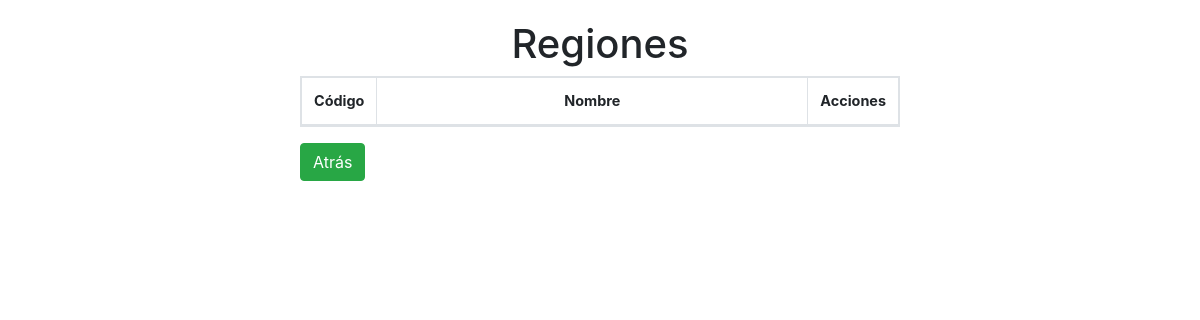
Page /region/list_region on the earlier database version.
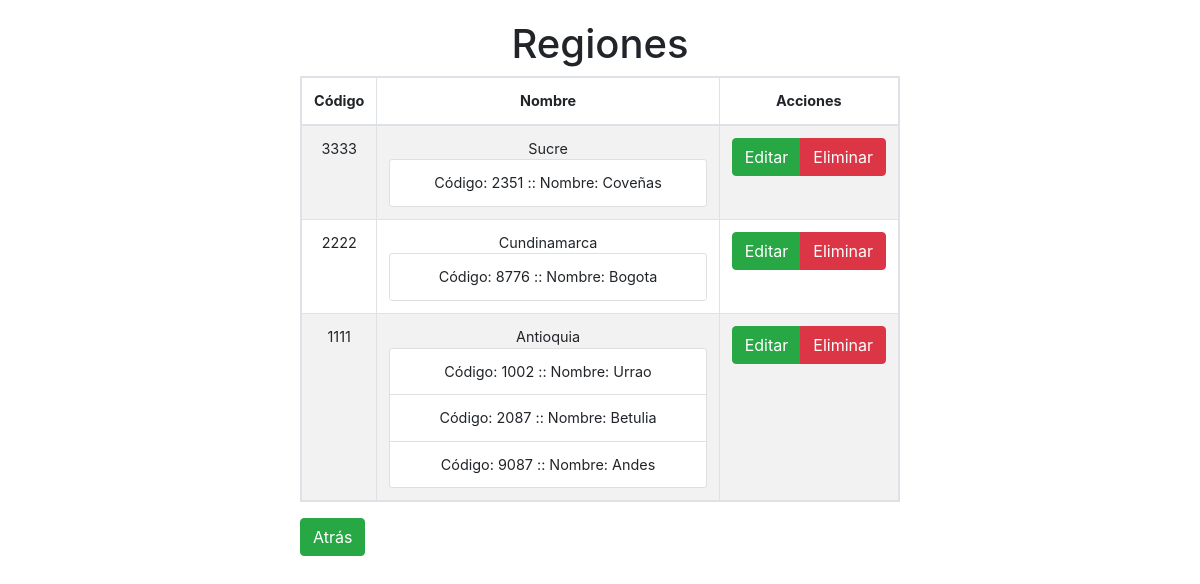
Same page on the later database version.
### region/models.py (models this page shows, shortened)
class Region(models.Model):
    code = models.IntegerField(verbose_name="Código", unique=True)
    name_region = models.CharField(max_length=100, verbose_name='Nombre')
    town = models.ManyToManyField(Town, verbose_name="Municipio", blank=True)
    class Meta:
        verbose_name = "Region"
        verbose_name_plural = "Regiones"
        ordering = ["-name_region"]

### town/models.py (models this page shows, shortened)
class Town(models.Model):
    INACTIVE = 0
    ACTIVE = 1
    STATUS_CHOICES = (
    (INACTIVE, 'Ináctivo'),
    (ACTIVE, 'Activo'),)
    code = models.IntegerField(verbose_name="Código", unique=True)
    name_town = models.CharField(max_length=100, verbose_name='Nombre')
    status = models.SmallIntegerField(choices = STATUS_CHOICES, default = INACTIVE, verbose_name='Estado')
    class Meta:
        verbose_name = "Municipio"
        verbose_name_plural = "Municipio"
        ordering = ["-name_town"]

### region/views.py (the view)
# urls.py: path('list_region', ListRegion.as_view(template_name = "region/list.html"), name = "list_region"),
class ListRegion(ListView):
    model = Region

### region/templates/region/list.html (shortened to what this page needs)
{% extends 'core/base.html' %}
{% load static %}
{% block content %}
<div class="container-fluid">
    {% block header %}
    <h1 class="text-center">Regiones</h1>
    {% endblock %}
    <table class="table table-striped table-hover table-bordered table-responsive text-center">
        <thead>
            <tr>
                <th>Código</th>
                <th width="100%">Nombre</th>
                <th>Acciones</th>
            </tr>
        </thead>
        <tbody>
            {% for region in object_list %}
            <tr>
                <td>{{ region.code }}</td>
                <td>{{ region.name_region}}
                    <div class="card">
                        <ul class="list-group list-group-flush">
                            {% for town in region.town.all%}
                            <li class="list-group-item">
                                Código: {{town.code}} :: Nombre: {{town.name_town}}
                            </li>
                            {% endfor %}
                        </ul>
                    </div>
                </td>
                <td>
                    <form method="POST" action="delete_region/{{ region.id }}">
                        <div class="btn-group">
                            <a href="edit_region/{{ region.id }}" title="Editar" type="button"
                                class="btn btn-success">Editar
                            </a>
                            <button class="btn btn-danger" onclick="return deleteRegister();" type="submit">
                                Eliminar
                            </button>
                        </div>
                    </form>
                </td>
                {% endfor %}
            </tr>
        </tbody>
    </table>
    <a href="{% url 'home' %}" class="btn btn-success">
        Atrás
    </a>
</div>
{% endblock %}

Differences in the rows shown:
added Region: code "3333", name_region "Sucre"
added Town: code "2351", name_town "Coveñas", shown under "3333"
added Region: code "2222", name_region "Cundinamarca"
added Town: code "8776", name_town "Bogota", shown under "2222"
added Region: code "1111", name_region "Antioquia"
added Town: code "1002", name_town "Urrao", shown under "1111"
added Town: code "2087", name_town "Betulia", shown under "1111"
added Town: code "9087", name_town "Andes", shown under "1111"
